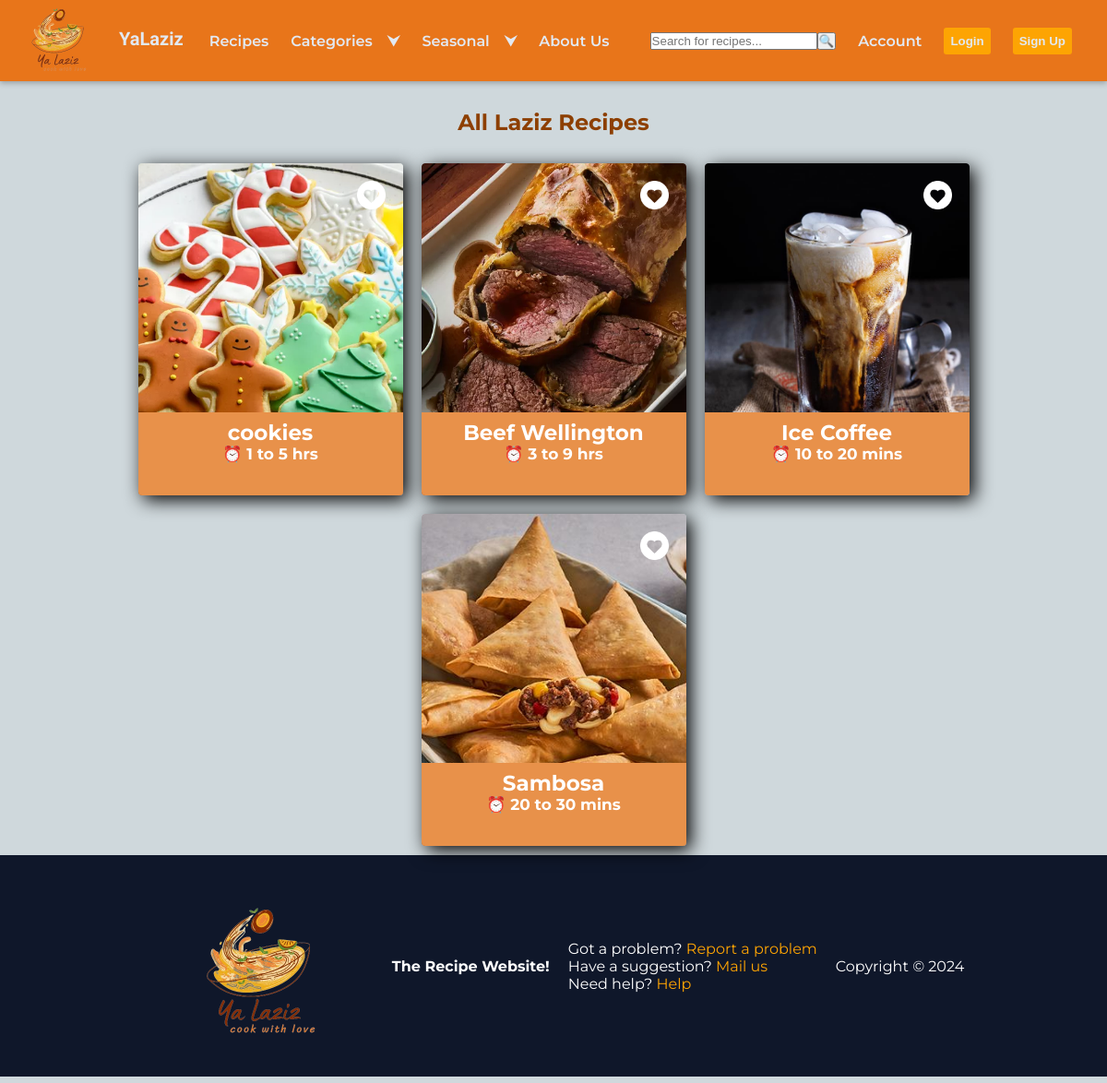
The app's page /recipes/ with its own data.
### yaLazizApp/models.py (models this page shows)
class Recipe(models.Model):
    name= models.CharField(max_length=255)
    coverPhoto= models.ImageField(upload_to='Photos/')
    mainPhoto= models.ImageField(upload_to='Photos/')
    duration = models.CharField(max_length=255)
    category = models.CharField(max_length=100)
    season= models.CharField(max_length=100)
    userId= models.ForeignKey(User, on_delete=models.CASCADE)
    visit_count = models.PositiveIntegerField(default=0)

### yaLazizApp/views.py (the view)
# urls.py: path('recipes/', views.recipes, name='recipes'),
def recipes(request):
    template = loader.get_template('recipes.html')
    if request.user.is_authenticated:
        recipes=Recipe.objects.all()
        fav= Favorite.objects.filter(userId=request.user.id).values_list('recipeId', flat=True)
        print(fav.values())
        context={
            'title' : "All Laziz Recipes",
            'Recipes': Recipe.objects.all(),
            'isAdmin': request.user.is_authenticated and request.user.isAdmin,
            'isSigned': request.user.is_authenticated,
            'Favorites':list(fav),
        }
        return HttpResponse(template.render(context, request))
    else:
        context= {
            'title' : "All Laziz Recipes",
            'Recipes': Recipe.objects.all(),
            'isAdmin': request.user.is_authenticated and request.user.isAdmin,
            'isSigned': request.user.is_authenticated,
        }
        return HttpResponse(template.render(context, request))

### yaLazizApp/templates/recipes.html (shortened to what this page needs)
<!DOCTYPE html>
{% extends "index.html" %}
{% load static %}
{%block additionalLinks%}
<link rel="stylesheet" href="{% static 'css/cards.css'%}">
{%endblock%}
{% block main %}
<div class="title">
    <h1>{{title|capfirst}}</h1>
</div>
<div class="grid" id="recipesGrid">
    {%for recipe in Recipes %}
    <div class="recipe" id={{recipe.id}}>
        {% if recipe.id in Favorites %}
            <img src="{% static 'Photos/heartRed.png'%}" alt="" title="remove from favorites" class="favorite_button">
        {% else %}
            <img src="{% static 'Photos/heartWhite.png'%}" alt="" title="add to favorites" class="favorite_button">
        {% endif %}
        <img src={{recipe.coverPhoto.url}} alt="{{recipe.name}}" class="coverImg">
        <div class="info">
            <h3>{{recipe.name}}</h3>
            <h5>&#x23F0; {{recipe.duration}}</h5>
        </div>
    </div>
    {% endfor%}
</div>
{% endblock %}

### yaLazizApp/static/css/index.css (style rules this page uses)
:root { --backgroundColor: hsl(217, 43%, 92%); --mainColor: #E8751A; --secColor: #FDA403; --textColor: var(--grey-900); --max-width: 1120px; --fixed-width: 600px; --grey-900: #0f172a; --navColor:#231336; }
* { -webkit-box-sizing: border-box; -moz-box-sizing: border-box; box-sizing: border-box; margin: 0px; padding: 0px; }
body { background-color: var(--clr-gray200); font-family: "Roboto Mono", monospace, "Chivo", sans-serif; font-family: "Montserrat", sans-serif; font-size: 1rem; }

### yaLazizApp/static/css/main.css (style rules this page uses)
:root { --backgroundColor: hsl(217, 43%, 92%); --mainColor: #E8751A; --secColor: #FDA403; --textColor: var(--grey-900); --max-width: 1120px; --fixed-width: 600px; --grey-900: #0f172a; --navColor:#231336; --clr-primary: #d50000; --clr-primary-hover: #29e6a7; --clr-primary-dark: #039d69; --clr-gray100: #f0f7f8; --clr-gray200: #cfd8dc; --clr-gray300: #a7b7be; --clr-gray400: #6b7e86; --clr-gray500: #425a65; }
.title h1 { font-size: 24px; color: #333; margin: 0; padding: 10px; }

### yaLazizApp/static/css/cards.css (style rules this page uses)
.page main div.title h1 { margin: 20px auto; padding: 10px; text-align: center; color: #8d3f00; }
div.grid { display: flex; flex-direction: row; flex-wrap: wrap; justify-content: center; column-gap: 1.25rem; row-gap: 1.25rem; width: 100%; margin: 10px; padding-left: 10px; padding-right: 10px; margin-left: 0; margin-right: 0; }
div.grid .recipe { display: flex; flex-direction: column; justify-content: center; align-items: center; overflow: hidden; height: 360px; width: 287px; position: relative; border-radius: 4px; box-shadow: 5px 5px 20px black; box-sizing: border-box; transition: 0.3s ease-in; cursor: default; }
div.grid .recipe > img.coverImg { border-radius: 3px; position: absolute; height: 100%; top: 0; right: 0; width: 100%; transition: 0.8s ease; object-fit: cover; }
div.grid .recipe .info { position: absolute; bottom: 0; background-color:#e8914a; height: 90px; width: 100%; transition: 0.5s; }
div.grid .recipe .info h3 { position: absolute; width: 100%; font-size: 23px; text-align: center; top: 8px; color: white; transition: 0.3s ease-in; }
div.grid .recipe .info h5 { position: absolute; width: 100%; font-size: 17px; text-align: center; top: 35px; color: white; transition: 0.3s; }
.favorite_button { position: absolute; width: 45px; height: 45px; z-index: 10; top: 0; right: 0; padding: 7px; margin: 12px; cursor: pointer; transition: 0.3s ease; }

### records on screen
Recipe: coverPhoto (picture), name "cookies", duration "1 to 5 hrs"
Recipe: coverPhoto (picture), name "Beef Wellington", duration "3 to 9 hrs"
Recipe: coverPhoto (picture), name "Ice Coffee", duration "10 to 20 mins"
Recipe: coverPhoto (picture), name "Sambosa", duration "20 to 30 mins"

### other values on screen
{{ title|capfirst }} "All Laziz Recipes"
